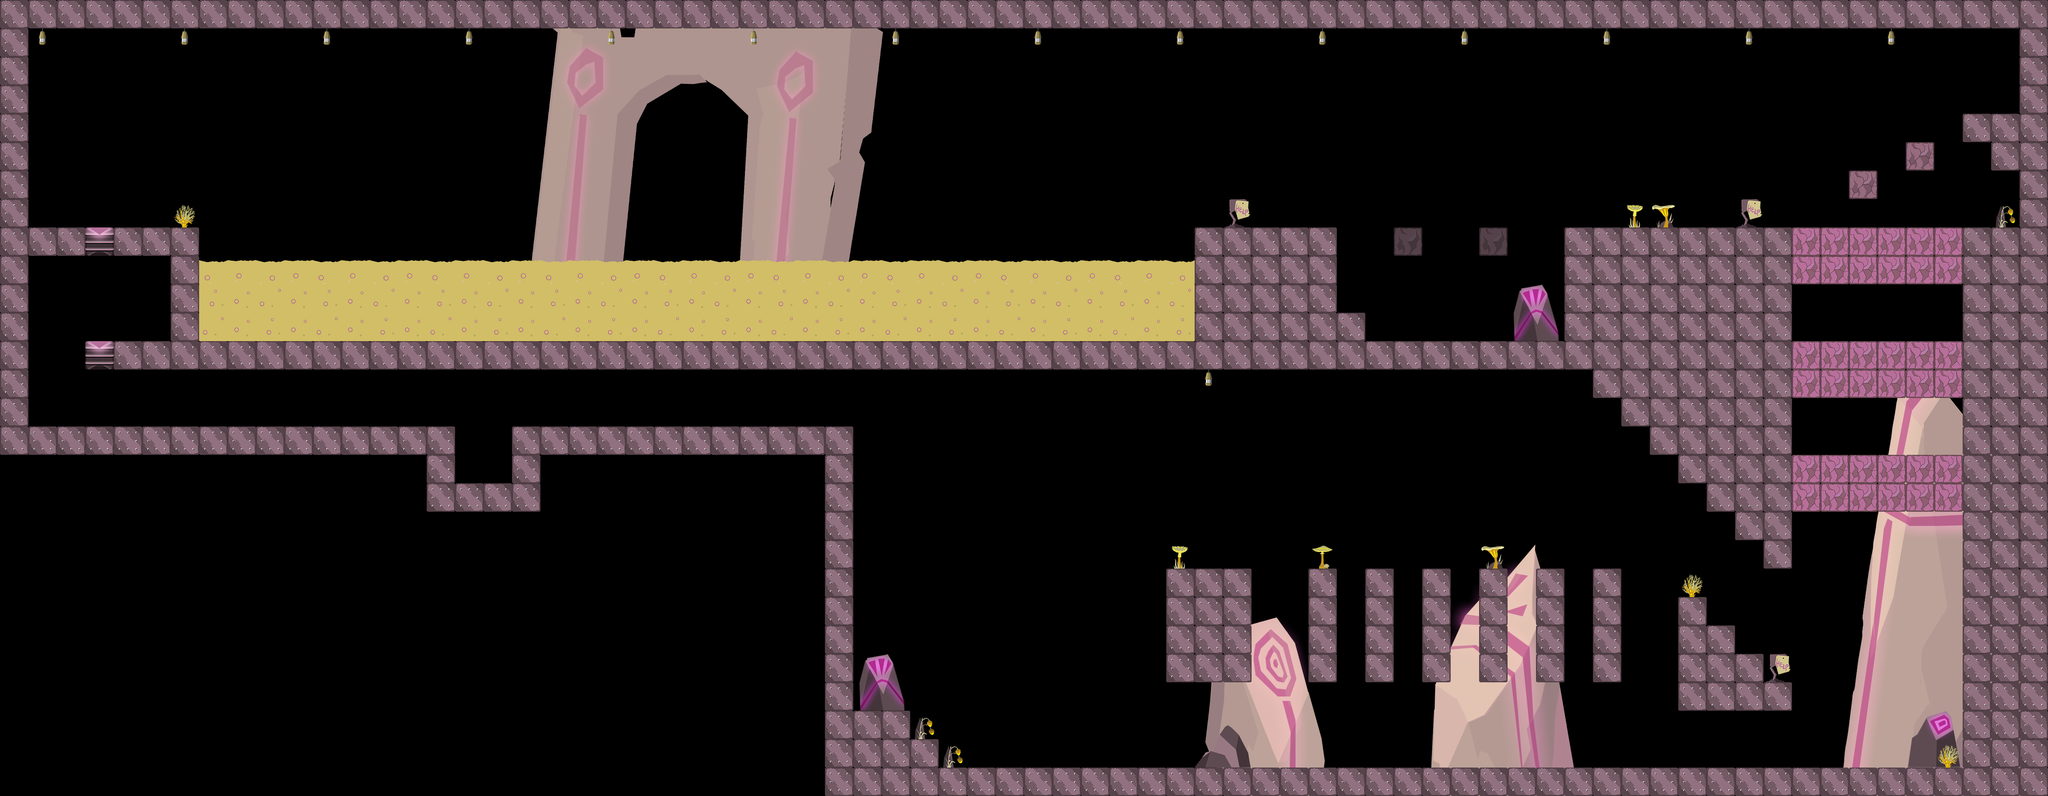

The image is a tile-based game level rendered from a .tmx file. Its description and source (layers, tilesets, objects; grid data summarised) follow:
An orthogonal 72x28 tile map with 64x64 px tiles, 2 tile layers (Mittelebene, Spielebene), 16 tilesets and 31 objects (22x Platform, 4x Miner, 2x LavaFountain, Player, LevelEnd, ...).

<map version="1.0" orientation="orthogonal" renderorder="right-down" width="72" height="28" tilewidth="64" tileheight="64" nextobjectid="52">
 <properties>
  <property name="Background" value="Hintergrund1.png" />
 </properties>
 <tileset firstgid="1" source="tilesets/destructable_block.tsx" />
 <tileset firstgid="7" source="tilesets/zacken.tsx" />
 <tileset firstgid="10" source="tilesets/lava.tsx" />
 <tileset firstgid="18" source="tilesets/deco.tsx" />
 <tileset firstgid="32" source="tilesets/rest.tsx" />
 <tileset firstgid="40" source="tilesets/background_block.tsx" />
 <tileset firstgid="46" source="tilesets/bomb.tsx" />
 <tileset firstgid="48" source="tilesets/deco_gross.tsx" />
 <tileset firstgid="51" source="tilesets/TutorialSchild.tsx" />
 <tileset firstgid="53" source="tilesets/background_stones01.tsx" />
 <tileset firstgid="54" source="tilesets/background_stones02.tsx" />
 <tileset firstgid="55" source="tilesets/Midground_Stein01.tsx" />
 <tileset firstgid="56" source="tilesets/Ruine.tsx" />
 <tileset firstgid="57" source="tilesets/Ruine01.tsx" />
 <tileset firstgid="58" source="tilesets/Stalagtit02.tsx" />
 <tileset firstgid="59" source="tilesets/Stalagtitten01.tsx" />
 <layer name="Mittelebene" width="72" height="28">
  <properties>
   <property name="Parallax" value="0.75" />
  </properties>
  <data>[2016 cells, 3 non-empty, 3 distinct tile ids]</data>
 </layer>
 <layer name="Spielebene" width="72" height="28">
  <properties>
   <property name="Parallax" value="1.0" />
  </properties>
  <data>[2016 cells, 620 non-empty, 23 distinct tile ids]</data>
 </layer>
 <objectgroup name="Objektebene">
  <object id="1" name="Player" x="192" y="448" width="64" height="64">
   <properties>
    <property name="Name" value="Player" />
   </properties>
  </object>
  <object id="3" name="LavaFountain" x="1472" y="576" width="64" height="64">
   <properties>
    <property name="Height" value="6.0" />
    <property name="Intervall" value="2.0" />
    <property name="IntervallOffset" value="7.0" />
    <property name="Length" value="2.0" />
    <property name="Name" value="LavaFountain" />
   </properties>
  </object>
  <object id="8" name="LevelEnd" x="192" y="704" width="65" height="64">
   <properties>
    <property name="MinMiner" value="2" />
    <property name="Name" value="LevelEnd" />
   </properties>
  </object>
  <object id="9" name="PlayerSpawn" x="192" y="448" width="63" height="61">
   <properties>
    <property name="Name" value="PlayerSpawn" />
   </properties>
  </object>
  </objectgroup>
</map>
<!-- 27 of 31 objects omitted -->
